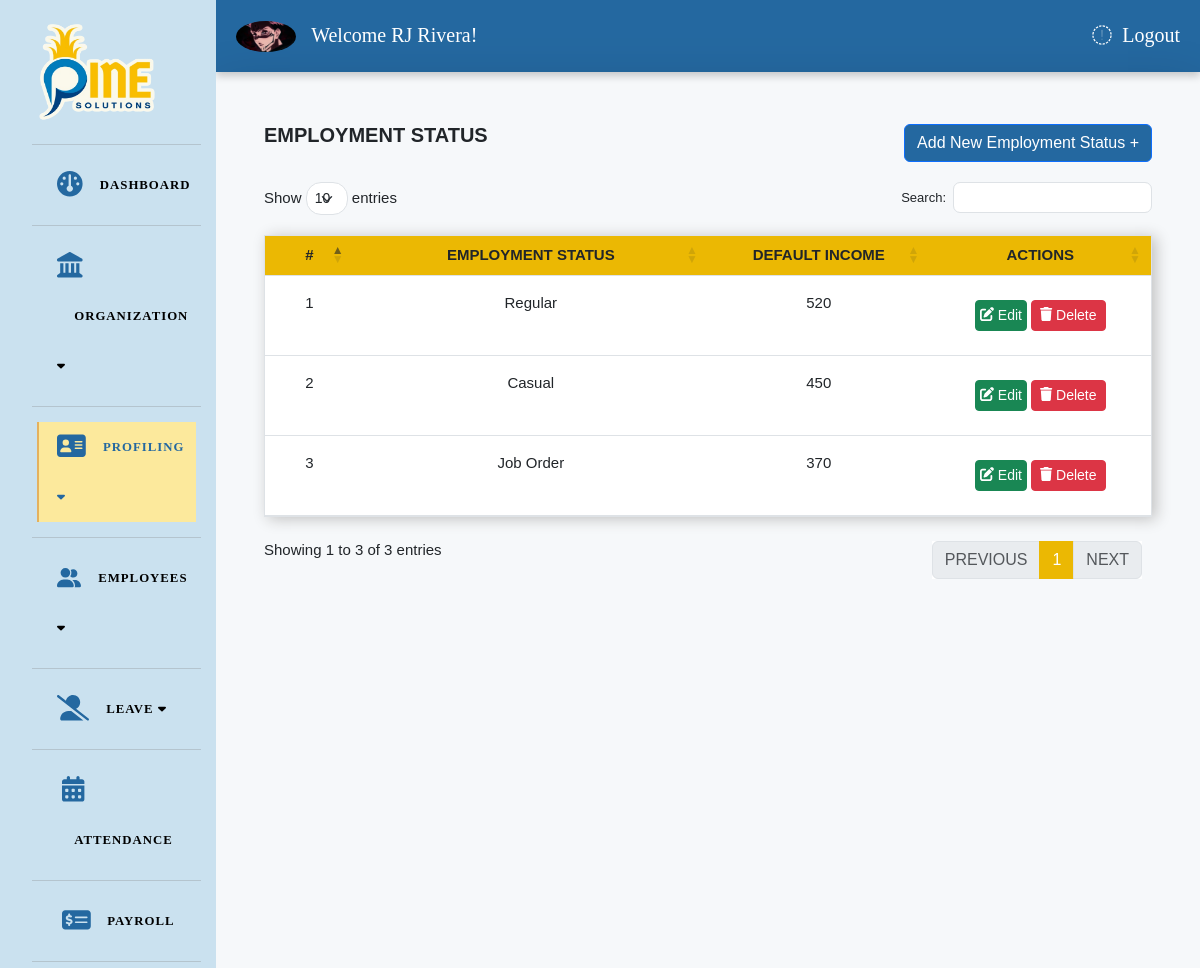
The page /EmploymentStatus.php (signed in) on the database its author committed.
### tables this page shows
CREATE TABLE `employment_status` (
  `es_id` int(128) NOT NULL,
  `es_name` varchar(128) NOT NULL,
  `es_income` int(60) DEFAULT NULL
);

### EmploymentStatus.php (the view, shortened to what this page needs)
<?php
include_once('./main.php');
?>
<div class="container-fluid">
  <div class="row">
    <div class="col-md-12 p-5 shadow-lg">
      <div style="height:100vh;">
        <div class="d-flex justify-content-between align-items-center">
          <p class="fw-bold fs-5 text-uppercase">Employment Status</p>
          <?php if ($_SESSION['s_user_id'] == 1) : ?>
            <a href="EmploymentStatus_add.php" class="text-decoration-none">
              <button type="button" class="btn btn-primary" style="background-color: #2468a0;">Add New Employment Status +</button>
            </a>
          <?php endif; ?>
        </div>
        <div class="dash_content mt-3">
          <div class="dash_content_main">
            <table class="table" id="example">
              <colgroup>
                <col width="10%">
                <col width="40%">
                <col width="25%">
              </colgroup>
              <thead class="" style="background-color: rgb(255, 206, 46)">
                <tr>
                  <th class="text-center p-2">#</th>
                  <th class="text-center p-2">Employment Status</th>
                  <th class="text-center p-2">Default Income</th>
                  <th class="text-center p-2">Actions</th>
                </tr>
              </thead>
              <tbody>
                <?php
                $query = "SELECT * FROM employment_status";
                $result = mysqli_query($conn, $query);
                while ($row = mysqli_fetch_assoc($result)) :
                ?>
                  <tr>
                    <td class='text-center p-3'><?= $row['es_id'] ?></td>
                    <td class='text-center p-3'><?= $row['es_name'] ?></td>
                    <td class='text-center p-3'><?= $row['es_income'] ?></td>
                    <td class='text-center p-3'>
                      <div class="col-auto d-flex justify-content-center m-2">
                        <button type="button" class="py-0 px-1 me-1 btn btn-success btn-sm update-user-btn" data-bs-toggle="modal" data-bs-target="#updateUserModal" data-es-id="<?= $row['es_id'] ?>" data-es-name="<?= $row['es_name'] ?>"data-es-income="<?= $row['es_income'] ?>"><i class="fas fa-edit"></i> Edit</button>
                        <a href="EmploymentStatus/deleteES.php?es_id=<?= $row['es_id'] ?>" class="btn btn-danger btn-sm" onclick="return confirm('Are you sure you want to delete this Employment Status Data?')"><i class="fas fa-trash"></i> Delete</a>
                      </div>
                    </td>
                  </tr>
                <?php endwhile; ?>
              </tbody>
            </table>
          </div>
        </div>
      </div>
    </div>
  </div>
</div>

### css/main.css (style rules this page uses)
div.dataTables_wrapper table.dataTable { clear: both; margin-top: 20px !important; margin-bottom: 10px !important; max-width: none !important; border-collapse: separate !important; border-spacing: 0; }
table { display: table; width: 100%; max-width: 100%; margin-bottom: 1rem; background-color: transparent; text-indent: initial; border-spacing: 2px; border-collapse: collapse; font-size: 15px; border: 1px #dee2e6 solid !important; box-shadow: 4px 2px 14px rgb(192, 192, 192); }
td { font-size: 15px !important; }
th { text-transform: uppercase !important; }
table.dataTable thead>tr>th { background-color: #EBB803 !important; }
table > :not(caption) > * > * { padding: 0.5rem; background-color: var(--bs-table-bg); border-bottom-width: 1px; box-shadow: inset 0 0 0 9999px var(--bs-table-accent-bg); border-bottom-style: solid; }
table > :not(caption) > * > * > :first-child { margin-top: 0; }
table > :not(caption) > * > * > :last-child { margin-bottom: 0; }

### css/navbar2.css (style rules this page uses)
div.dash_topnav, a { color: #fff; font-size: 20px; text-decoration: none; }
* { margin: 0; padding: 0; box-sizing: border-box; font-family: 'Poppins', sans-serif; }
a { color:black; text-decoration: none; }

### rows shown on the page
employment_status: es_id "1", es_name "Regular", es_income "520"
employment_status: es_id "2", es_name "Casual", es_income "450"
employment_status: es_id "3", es_name "Job Order", es_income "370"

### other values the page prints
$_SESSION['s_first_name'] "RJ"
$_SESSION['s_last_name'] "Rivera"
